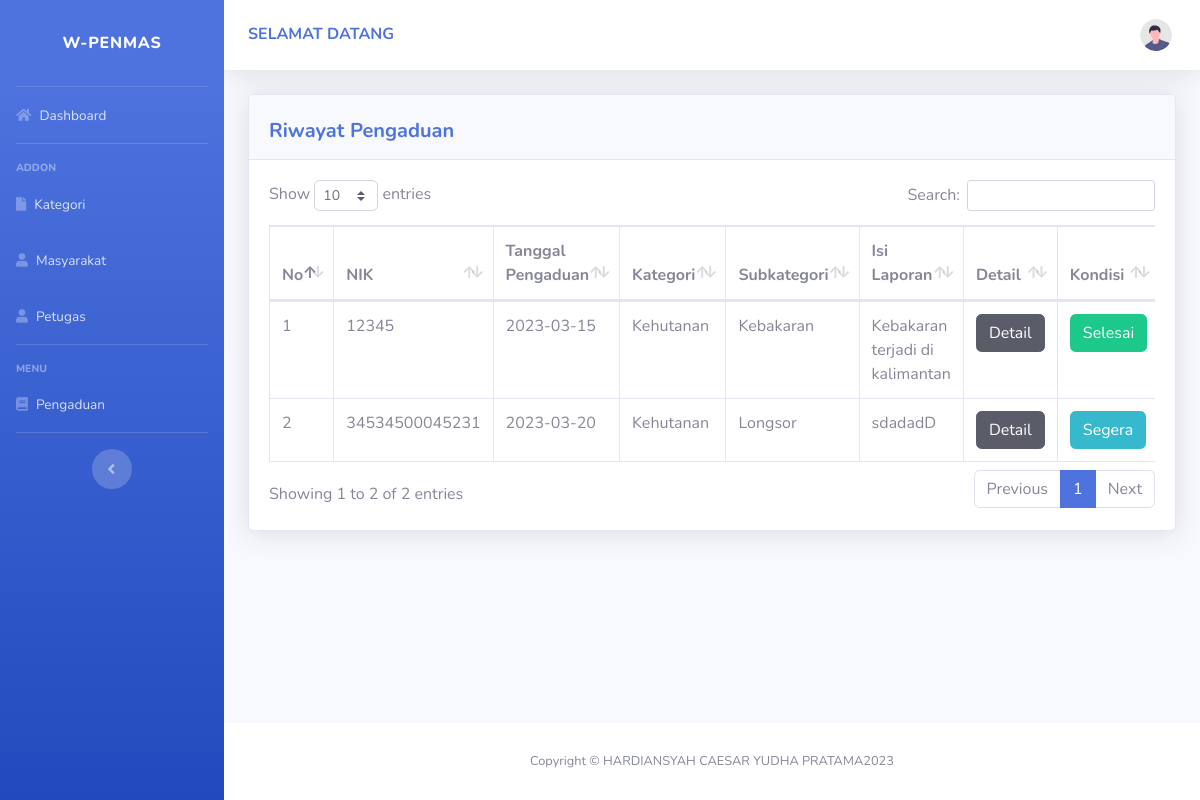
The page /riwayat_petugas on the database its author committed.
### tables this page shows
CREATE TABLE `pengaduan` (
  `id_pengaduan` int(11) NOT NULL,
  `tgl_pengaduan` date NOT NULL,
  `id_subkategori` int(11) NOT NULL,
  `id_kategori` int(11) NOT NULL,
  `nik` varchar(16) NOT NULL,
  `isi_laporan` text NOT NULL,
  `foto` varchar(255) NOT NULL,
  `status` enum('0','proses','selesai') NOT NULL
);

CREATE TABLE `masyarakat` (
  `id` int(11) NOT NULL,
  `nik` varchar(16) NOT NULL,
  `nama_lengkap` varchar(35) NOT NULL,
  `username` varchar(25) NOT NULL,
  `password` varchar(128) NOT NULL,
  `telepon` varchar(13) NOT NULL,
  `is_active` enum('active','not_active') NOT NULL
);

CREATE TABLE `kategori` (
  `id_kategori` int(11) NOT NULL,
  `kategori` varchar(50) NOT NULL
);

CREATE TABLE `subkategori` (
  `id_subkategori` int(11) NOT NULL,
  `id_kategori` int(11) NOT NULL,
  `subkategori` varchar(225) NOT NULL
);

### application/controllers/C_yuda_Dashboard.php (called while the page is built, shortened)
<?php
class C_yuda_Dashboard extends CI_Controller
{
    public function riwayat_petugas()
    {
        $this->load->model('M_yuda_Admin');
        $data['masyarakat'] = $this->db->get_where('masyarakat', ['username' => $this->session->userdata('username')])->row_array();
        $data['riwayatadmin'] = $this->M_yuda_Admin->getRiwayatAdmin();
        $data['petugas'] = $this->db->get_where('petugas', ['username' => $this->session->userdata('username')])->row_array();
        $data['title'] = 'Data Pengaduan';
        $this->load->view('template_petugas/header', $data);
        $this->load->view('template_petugas/sidebar', $data);
        $this->load->view('template_petugas/topbar', $data);
        $this->load->view('petugas/v_yuda_riwayatpetugas', $data);
        $this->load->view('template_petugas/footer', $data);
    }
}

### index.php (called while the page is built, shortened)
<?php
require_once BASEPATH.'core/CodeIgniter.php';

### application/models/M_yuda_Admin.php (called while the page is built, shortened)
<?php
class M_yuda_Admin extends CI_Model
{
    function getRiwayatAdmin()
    {
        $this->db->select('*');
        $this->db->from('pengaduan');
        $this->db->join('masyarakat', 'masyarakat.nik=pengaduan.nik');
        $this->db->join('subkategori', 'subkategori.id_subkategori=pengaduan.id_subkategori');
        $this->db->join('kategori', 'kategori.id_kategori=subkategori.id_kategori');
        return $this->db->get()->result_array();
    }
}

### application/views/petugas/v_yuda_riwayatpetugas.php (the view, shortened to what this page needs)
<div class="container-fluid">
    <div class="card shadow mb-4">
        <div class="card-header py-3">
            <div class="d-flex aling-item-center">
                <h5 class="m-0 font-weight-bold text-primary mt-2">Riwayat Pengaduan</h5>
            </div>
        </div>
        <div class="card-body">
            <div class="table-responsive">
                <table class="table table-bordered" id="dataTable" width="100%" cellspacing="0">
                    <thead>
                        <tr>
                            <th width='1%'>No</th>
                            <th width='5%'>NIK</th>
                            <th width='15%'>Tanggal Pengaduan</th>
                            <th width='10%'>Kategori</th>
                            <th width='15%'>Subkategori</th>
                            <th width='20%'>Isi Laporan</th>
                            <th width='5%'>Detail</th>
                            <th width='5%'>Kondisi</th>
                        </tr>
                    </thead>
                    <tbody>
                        <?php
                        $count = 0;
                        foreach ($riwayatadmin as $ra) :
                            $count = $count + 1;
                        ?>
                            <tr>
                                <td><?= $count ?></td>
                                <td><?= $ra['nik']  ?></td>
                                <td><?= $ra['tgl_pengaduan']  ?></td>
                                <td><?= $ra['kategori']  ?></td>
                                <td><?= $ra['subkategori']  ?></td>
                                <td><?= $ra['isi_laporan']  ?></td>
                                <td>
                                    <button type="button" class="btn btn-dark" data-toggle="modal" data-target="#detailAdmin<?= $ra['id_pengaduan'] ?>">
                                        Detail
                                    </button>
                                </td>
                                <th>
                                    <?php if ($ra['status'] == '0') : ?>
                                        <button type="button" class="btn btn-info" data-toggle="modal" data-target="#ngadu<?= $ra['id_pengaduan'] ?>">
                                            Segera
                                        </button>
                                    <?php endif ?>
                                    <?php if ($ra['status'] == "selesai") : ?>
                                        <a type="button" class="btn btn-success" href="<?= base_url('C_yuda_Dashboard/selesai_petugas/') . $ra['id_pengaduan'] ?>">
                                            Selesai
                                        </a>
                                    <?php endif ?>
                                </th>
                            </tr>
                        <?php endforeach ?>
                    </tbody>
                </table>
            </div>
        </div>
    </div>
</div>
</div>
<footer class="sticky-footer bg-white">
    <div class="container my-auto">
        <div class="copyright text-center my-auto">
         <span>Copyright &copy; HARDIANSYAH CAESAR YUDHA PRATAMA<?= date('Y') ?></span>
        </div>
    </div>
</footer>
</div>
</div>

### rows shown on the page
pengaduan: masyarakat.nik "12345", tgl_pengaduan "2023-03-15", id_kategori.kategori "Kehutanan", id_subkategori.subkategori "Kebakaran", isi_laporan "Kebakaran terjadi di kalimantan"
pengaduan: masyarakat.nik "34534500045231", tgl_pengaduan "2023-03-20", id_kategori.kategori "Kehutanan", id_subkategori.subkategori "Longsor", isi_laporan "sdadadD"
